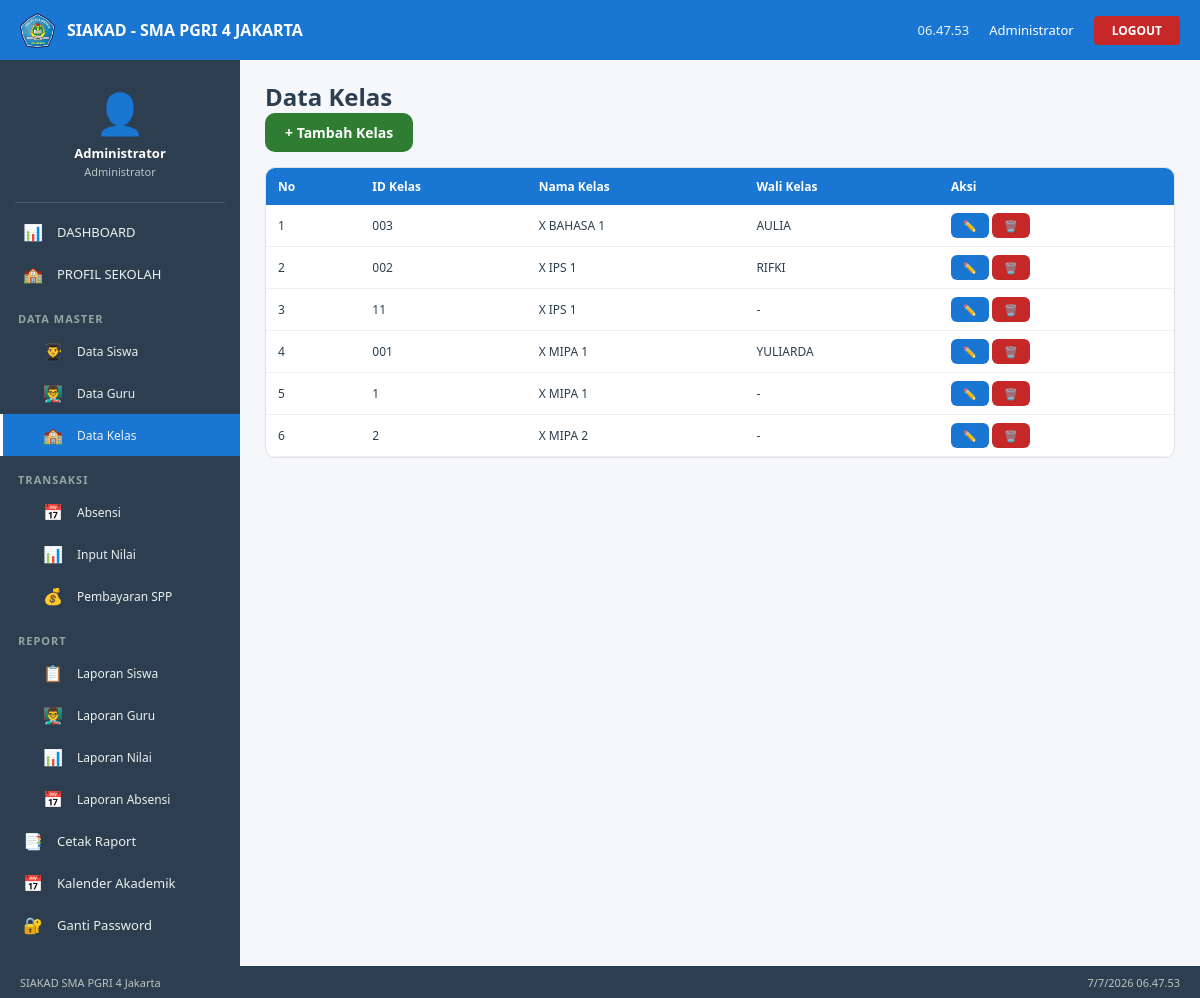
The app's page /kelas/index.php (signed in) with its own data.
### tables this page shows
CREATE TABLE `tbl_kelas` (
  `id_kelas` varchar(20) NOT NULL,
  `nama_kelas` varchar(50) NOT NULL,
  `wali_kelas` varchar(100) NOT NULL
);

CREATE TABLE `tbl_guru` (
  `nip` varchar(20) NOT NULL,
  `jk` enum('Laki-laki','Perempuan') DEFAULT NULL,
  `nama_guru` varchar(100) NOT NULL,
  `mapel` varchar(50) NOT NULL,
  `password` varchar(255) DEFAULT md5('guru123'),
  `last_login` datetime DEFAULT NULL,
  `status` enum('aktif','nonaktif') DEFAULT 'aktif'
);

### kelas/index.php (the view, shortened to what this page needs)
<?php
include '../config/koneksi.php';
include '../includes/header.php';
$result = mysqli_query($conn, "SELECT k.*, g.nama_guru FROM tbl_kelas k LEFT JOIN tbl_guru g ON k.wali_kelas = g.nip ORDER BY k.nama_kelas");
?>
<div class="page-header">
    <h2>Data Kelas</h2>
    <a href="tambah.php" class="btn btn-success">+ Tambah Kelas</a>
</div>
<div class="table-container">
    <table class="table">
        <thead>
            <tr>
                <th>No</th>
                <th>ID Kelas</th>
                <th>Nama Kelas</th>
                <th>Wali Kelas</th>
                <th>Aksi</th>
            </tr>
        </thead>
        <tbody>
            <?php
            $no = 1;
            while ($row = mysqli_fetch_assoc($result)):
            ?>
            <tr>
                <td><?php echo $no++; ?></td>
                <td><?php echo $row['id_kelas']; ?></td>
                <td><?php echo $row['nama_kelas']; ?></td>
                <td><?php echo $row['nama_guru'] ?? '-'; ?></td>
                <td>
                    <a href="edit.php?id=<?php echo $row['id_kelas']; ?>" class="btn btn-primary btn-sm">✏️</a>
                    <a href="hapus.php?id=<?php echo $row['id_kelas']; ?>" class="btn btn-danger btn-sm" onclick="return confirm('Yakin hapus data ini?')">🗑️</a>
                </td>
            </tr>
            <?php endwhile; ?>
        </tbody>
    </table>
</div>
<?php include '../includes/footer.php'; ?>

### assets/css/style.css (style rules this page uses)
* { margin: 0; padding: 0; box-sizing: border-box; }
body { font-family: 'Segoe UI', Tahoma, Geneva, Verdana, sans-serif; background: #F5F7FA; color: #2C3E50; }
.btn { padding: 10px 20px; border: none; border-radius: 10px; font-size: 14px; font-weight: bold; cursor: pointer; transition: background 0.3s; text-decoration: none; display: inline-block; text-align: center; }
.btn-primary { background: #1976D2; color: white; }
.btn-success { background: #2E7D32; color: white; }
.btn-danger { background: #C62828; color: white; }
.btn-sm { padding: 5px 12px; font-size: 11px; border-radius: 6px; }
.table-container { overflow-x: auto; background: white; border-radius: 10px; border: 1px solid #E0E0E0; margin-top: 15px; }
.table { width: 100%; border-collapse: collapse; font-size: 12px; }
.table th { background: #1976D2; color: white; padding: 10px 12px; text-align: left; font-weight: 600; white-space: nowrap; }
.table td { padding: 8px 12px; border-bottom: 1px solid #f0f0f0; }

### records on screen
tbl_kelas: id_kelas "003", nama_kelas "X BAHASA 1", tbl_guru.nama_guru "AULIA"
tbl_kelas: id_kelas "002", nama_kelas "X IPS 1", tbl_guru.nama_guru "RIFKI"
tbl_kelas: id_kelas "11", nama_kelas "X IPS 1", nama_guru "-"
tbl_kelas: id_kelas "001", nama_kelas "X MIPA 1", tbl_guru.nama_guru "YULIARDA"
tbl_kelas: id_kelas "1", nama_kelas "X MIPA 1", nama_guru "-"
tbl_kelas: id_kelas "2", nama_kelas "X MIPA 2", nama_guru "-"

### other values on screen
$_SESSION['nama'] "Administrator"
